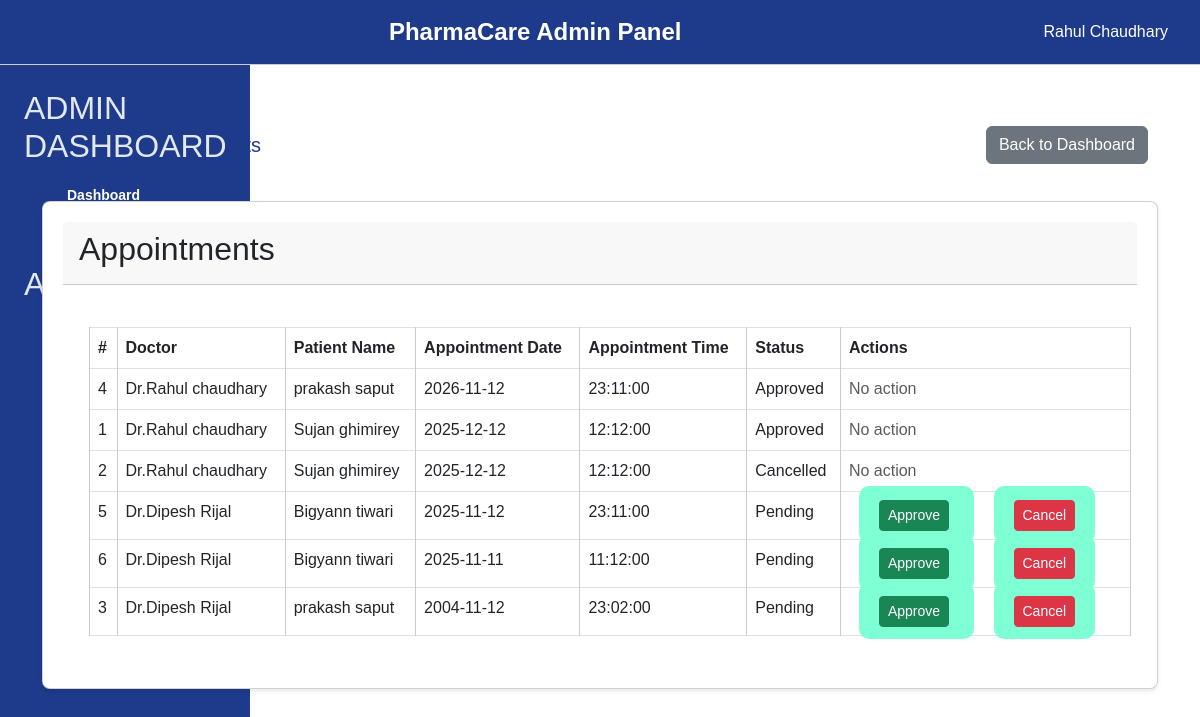
Screenshot of /includes/appointments.php with the database file from the repository.
### tables this page shows
CREATE TABLE `appointments` (
  `id` int(11) NOT NULL,
  `doctor_id` int(11) NOT NULL,
  `patient_name` varchar(255) NOT NULL,
  `appointment_date` date NOT NULL,
  `appointment_time` time NOT NULL,
  `created_at` timestamp NOT NULL DEFAULT current_timestamp(),
  `status` enum('pending','approved','cancelled') DEFAULT 'pending'
);

CREATE TABLE `doctors` (
  `id` int(11) NOT NULL,
  `first_name` varchar(50) NOT NULL,
  `last_name` varchar(50) NOT NULL,
  `specialization` varchar(100) NOT NULL
);

### includes/appointments.php (the view, shortened to what this page needs)
<?php
include 'config.php';
$appointmentQuery = "
    SELECT a.id, a.patient_name, a.appointment_date, a.appointment_time, a.status,
           d.first_name AS doctor_first_name, d.last_name AS doctor_last_name
    FROM appointments a
    JOIN doctors d ON a.doctor_id = d.id
    ORDER BY a.appointment_date DESC, a.appointment_time DESC";
$appointmentsResult = mysqli_query($conn, $appointmentQuery);
?>
<!DOCTYPE html>
<html lang="en">
<head>
    <link rel="stylesheet" href="https://cdn.jsdelivr.net/npm/bootstrap@5.3.0/dist/css/bootstrap.min.css">
    <link rel="stylesheet" href="../assets/css/dashboard.css">
</head>
<body>
    <?php include '../Dasboard/Navbar.php'; ?>
    <?php include '../Dasboard/Sidebar.php'; ?>
<div class="container mt-5">
    <div class="d-flex justify-content-between align-items-center mb-4">
        <h1>Manage Appointments</h1>
        <a href="../Dasboard/dasboard.php" class="btn btn-secondary">Back to Dashboard</a>
    </div>
    <div class="card">
        <div class="card-header">
            <h2>Appointments</h2>
        </div>
        <div class="card-body">
            <table class="table table-bordered">
                <thead>
                    <tr>
                        <th>#</th>
                        <th>Doctor</th>
                        <th>Patient Name</th>
                        <th>Appointment Date</th>
                        <th>Appointment Time</th>
                        <th>Status</th>
                        <th>Actions</th>
                    </tr>
                </thead>
                <tbody>
                    <?php while ($appointment = mysqli_fetch_assoc($appointmentsResult)): ?>
                        <tr>
                            <td><?php echo $appointment['id']; ?></td>
                            <td>Dr.<?php echo $appointment['doctor_first_name'] . ' ' . $appointment['doctor_last_name']; ?></td>
                            <td><?php echo $appointment['patient_name']; ?></td>
                            <td><?php echo $appointment['appointment_date']; ?></td>
                            <td><?php echo $appointment['appointment_time']; ?></td>
                            <td>
                                <?php echo ucfirst($appointment['status']); ?>
                            </td>
                            <td>
                                <?php if ($appointment['status'] == 'pending'): ?>
                                    <form method="POST" style="display: inline;">
                                        <button type="submit" name="approve" class="btn btn-success btn-sm">Approve</button>
                                    </form>
                                    <form method="POST" style="display: inline;">
                                        <button type="submit" name="cancel" class="btn btn-danger btn-sm">Cancel</button>
                                    </form>
                                <?php else: ?>
                                    <span class="text-muted">No action</span>
                                <?php endif; ?>
                            </td>
                        </tr>
                    <?php endwhile; ?>
                </tbody>
            </table>
        </div>
    </div>
</div>
</body>
</html>

### assets/css/dashboard.css (style rules this page uses)
body { margin: 0; font-family: Arial, sans-serif; }
.card { background-color: white; border-radius: 8px; box-shadow: 0 2px 4px rgba(0, 0, 0, 0.1); padding: 20px; transition: transform 0.2s, box-shadow 0.2s; }
.card-header { display: flex; align-items: center; justify-content: space-between; margin-bottom: 16px; }
form { display: flex; flex-direction: column; background-color: aquamarine; padding: 20px; border-radius: 10px; margin: 10px; }
table { border-collapse: collapse; background-color: whitesmoke; width: 100%; margin: 10px; }
a { text-decoration: none; color: #1e3a8a; border: 1px solid #1e3a8a; border-radius: 10px; padding: 10px; margin: 10px; }
th,td { border: 1px solid #ccc; padding: 8px; text-align: left; }
th { background-color: #1e3a8a; color: white; }
h1 { font-size:20px ; color: #1e3a8a; font-weight: lighter; padding: 10px; margin: 10px; }

### rows the page displays
appointments: id "4", doctor.first_name "Rahul", doctor.last_name "chaudhary", patient_name "prakash saput", appointment_date "2026-11-12", appointment_time "23:11:00", status "Approved", shows "No action"
appointments: id "1", doctor.first_name "Rahul", doctor.last_name "chaudhary", patient_name "Sujan ghimirey", appointment_date "2025-12-12", appointment_time "12:12:00", status "Approved", shows "No action"
appointments: id "2", doctor.first_name "Rahul", doctor.last_name "chaudhary", patient_name "Sujan ghimirey", appointment_date "2025-12-12", appointment_time "12:12:00", status "Cancelled", shows "No action"
appointments: id "5", doctor.first_name "Dipesh", doctor.last_name "Rijal", patient_name "Bigyann tiwari", appointment_date "2025-11-12", appointment_time "23:11:00", status "Pending"
appointments: id "6", doctor.first_name "Dipesh", doctor.last_name "Rijal", patient_name "Bigyann tiwari", appointment_date "2025-11-11", appointment_time "11:12:00", status "Pending"
appointments: id "3", doctor.first_name "Dipesh", doctor.last_name "Rijal", patient_name "prakash saput", appointment_date "2004-11-12", appointment_time "23:02:00", status "Pending"
